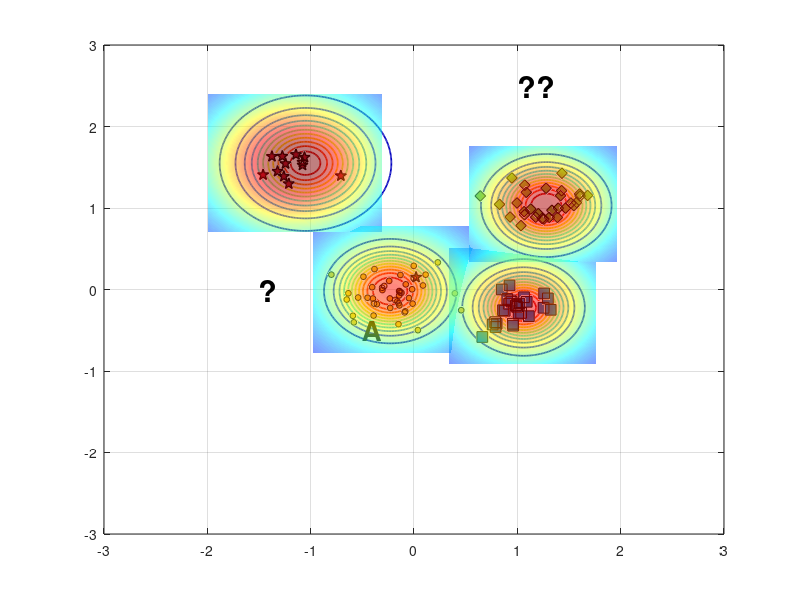

MATLAB code to generate this figure: (Note: this script raises an error after producing the figure.)
%% Reproduce EVM-style demo figure (no toolboxes)
clear; close all; clc; rng(7);

% ---------- 1) 合成四类二维数据 ----------
% 类中心（大致对应图中位置）
C_star  = [-1.15  1.55];   % 红色星
C_diam  = [ 1.25  1.05];   % 绿色菱形
C_square= [ 1.05 -0.20];   % 蓝色方块
C_dot   = [-0.20  0.00];   % 蓝色小点（被 A 标注影响的那簇）

% 协方差（控制每簇形状）
S = @(sx,sy,rho)[sx^2 rho*sx*sy; rho*sx*sy sy^2];
Sig_star   = S(0.18,0.20, 0.05);
Sig_diam   = S(0.22,0.18,-0.10);
Sig_square = S(0.20,0.16, 0.05);
Sig_dot    = S(0.25,0.18, 0.00);

% 从高斯采样（不用 mvnrnd）
sample = @(N,mu,SIG) (randn(N,2)*chol(SIG,'lower') + mu);

X_star   = sample(12,C_star,   Sig_star);
X_diam   = sample(30,C_diam,   Sig_diam);
X_square = sample(28,C_square, Sig_square);
X_dot    = sample(45,C_dot,    Sig_dot);

% 加一个“离群星”靠近 A（见原图左中）
X_star = [X_star; 0.02 0.15];

% ---------- 2) 底面散点与样式 ----------
figure('Color','w','Position',[100,100,800,600]);
hold on; box on; grid on;
z0 = 0; % 所有散点都放在 z=0 的平面

% 确保按照绘制顺序叠放，便于把散点置顶
set(gca,'SortMethod','childorder');

h_star   = scatter3(X_star(:,1),  X_star(:,2),  z0+zeros(size(X_star,1),1),  70, ...
        'pentagram', 'filled', 'MarkerEdgeColor','k', 'MarkerFaceColor',[0.635294 0.0784314 0.184314], 'LineWidth',1.0); % 红色五角星 #A2142F
h_diam   = scatter3(X_diam(:,1),  X_diam(:,2),  z0+zeros(size(X_diam,1),1),  60, ...
        'd', 'filled', 'MarkerEdgeColor','k', 'MarkerFaceColor',[0.466667 0.674510 0.188235]); % 绿色菱形 #77AC30
h_square = scatter3(X_square(:,1),X_square(:,2),z0+zeros(size(X_square,1),1),60, ...
        's', 'filled', 'MarkerEdgeColor','k', 'MarkerFaceColor',[0 0.447059 0.741176]); % 蓝色正方形 #0072BD
h_dot    = scatter3(X_dot(:,1),   X_dot(:,2),   z0+zeros(size(X_dot,1),1),   18, ...
        'o', 'filled', 'MarkerEdgeColor','k', 'MarkerFaceColor',[0.929412 0.694118 0.125490]); % 黄色圆形 #EDB120


% ---------- 3) ψ-model 等值环（彩色同心） ----------
% 采用带形状参的径向函数 psi(r) = exp(-(r/s)^t)
psi = @(X,Y,cx,cy,s,t) exp( - ( sqrt((X-cx).^2 + (Y-cy).^2) ./ s ).^t );

% 选几处“极端向量/代表点”（包含 A 所在）
EV = [ -0.23 -0.02 ;   % A 对应蓝点极端向量
        1.06 -0.22 ;   % 蓝方块
        1.28  1.03 ;   % 绿菱形
       -1.05  1.55 ];  % 红星
scale = [0.42, 0.36, 0.40, 0.48];   % 各自 scale
shape = [2.6,  2.2,  2.4,  2.0];    % 各自 shape

% 网格
[xg,yg] = meshgrid(linspace(-3,3,400));
colormap(jet); caxis([0 1]);

% 等高线层级（红到蓝：高到低）
levels = linspace(1.0,0.05,12);

for k = 1:size(EV,1)
    Z = psi(xg,yg,EV(k,1),EV(k,2),scale(k),shape(k));
    [~, h] = contour(xg,yg,Z,levels);    % 直接画在底面，保持颜色映射
    set(h,'LineWidth',1.25);

    % 将等高线明确压到 z=0（兼容不同 MATLAB 版本）
    ch = get(h,'Children');
    for ic = 1:numel(ch)
        zd = get(ch(ic),'ZData');
        if ~isempty(zd)
            set(ch(ic),'ZData',zeros(size(zd))); % 强制贴在 z=0
        end
    end
end

% 标出 A 与问号
text(-0.5,-0.5,0,'A','FontWeight','bold','FontSize',20,'Color','k');
text( 1, 2.5,0,'??','FontWeight','bold','FontSize',22,'Color','k');
text( -1.5,0,0,'?','FontWeight','bold','FontSize',22,'Color','k');

% ---------- 4) 上方半透明“钟形面”（表示类支持/概率） ----------
% 用四个高斯穹顶，中心与各簇一致
gauss2 = @(X,Y,cx,cy,s) exp(-((X-cx).^2 + (Y-cy).^2)/(2*s^2));
tops  = {C_star, C_diam, C_square, C_dot};
sigT  = [0.65 0.55 0.55 0.60];
amp   = [1.05 0.95 0.90 0.85];

% 抬高穹顶，并缩小每个穹顶的覆盖范围（为每个穹顶使用局部网格）
zlift      = 0.18;   % 统一抬高量（不改变颜色映射）
spanFactor = 1.3;    % 每个穹顶半宽 = spanFactor * sigma（越小覆盖越小）
gridN      = 121;    % 局部网格分辨率

for i=1:4
    cx = tops{i}(1); cy = tops{i}(2);
    span = spanFactor * sigT(i);
    [xgi,ygi] = meshgrid(linspace(cx - span, cx + span, gridN), ...
                         linspace(cy - span, cy + span, gridN));

    Zt = amp(i) * gauss2(xgi,ygi,cx,cy,sigT(i));
    % 用 Zt 作为颜色，Zt+zlift 作为高度，从而抬高且保留原色
    s1 = surf(xgi,ygi, Zt + zlift, Zt, 'EdgeColor','none', 'FaceAlpha',0.5);
end
shading interp; 
% camlight headlight; 
lighting gouraud;

% 将散点推到顶层
uistack([h_star h_diam h_square h_dot], 'top');
% 将contoru推到顶层
uistack(h, 'top');

% ---------- 5) 轴、视角与观感 ----------
xlim([-2 2]); ylim([-1 3]); zlim([0 1.25]); view(-67,22);
axis vis3d; daspect([1 1 0.8]);
set(gca,'FontName','Times New Roman','FontSize',12,'LineWidth',1);
% xlabel('x'); ylabel('y'); zlabel('score / \psi');

% 网格和背景风格
grid on; 
% set(gca,'GridAlpha',0.2,'MinorGridAlpha',0.2);
